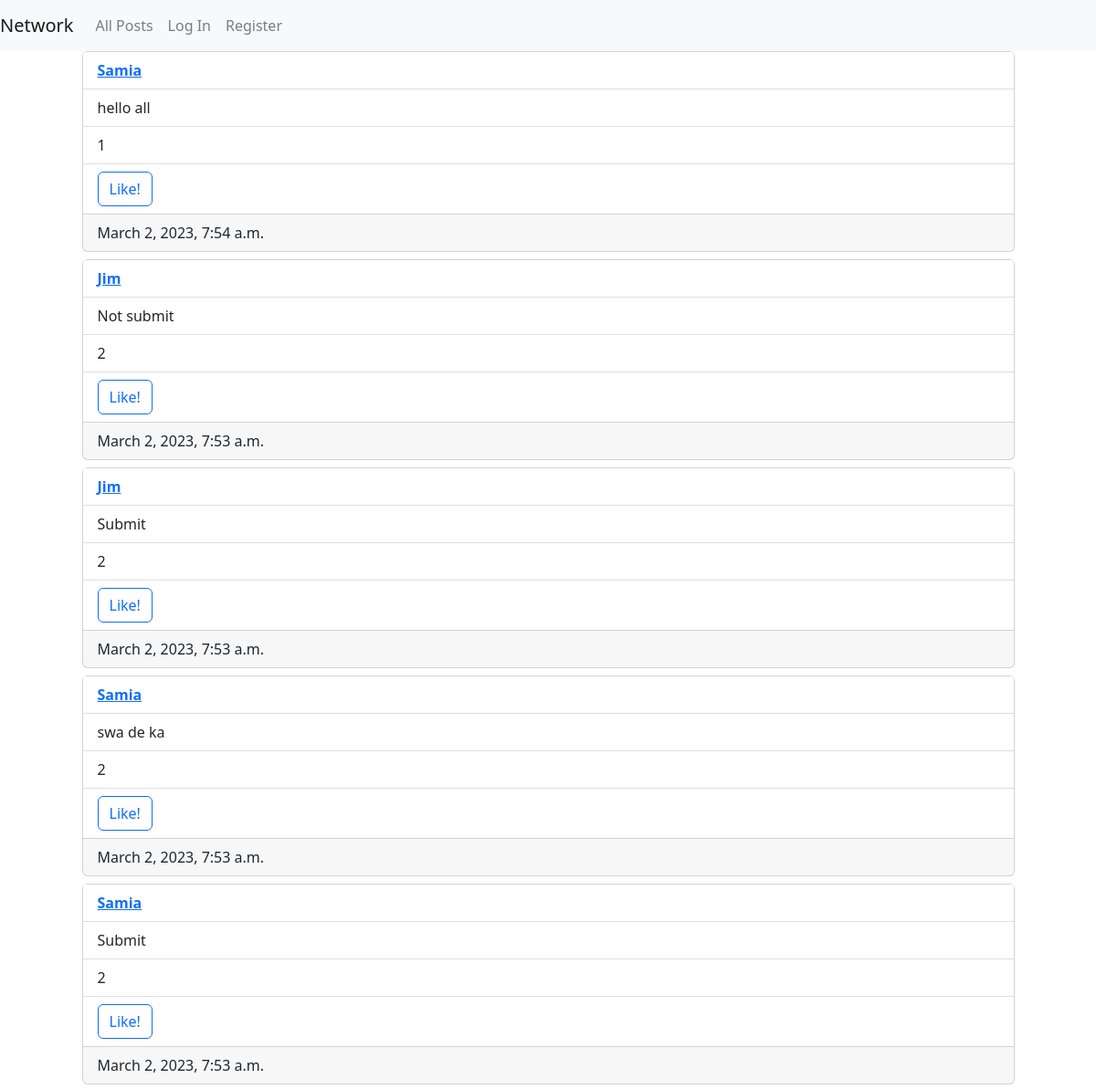
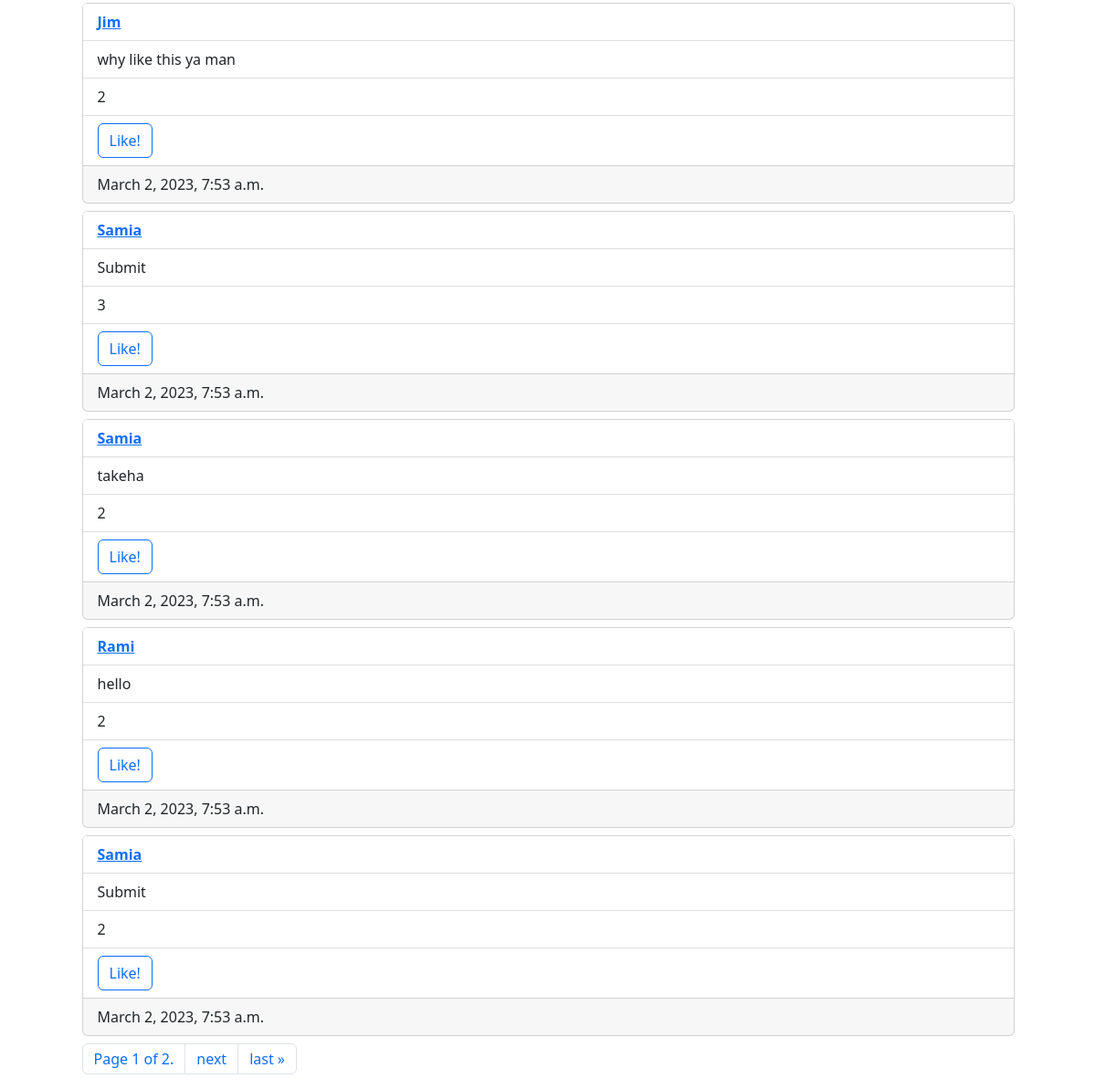
Before: / with the older database file (2 pictures, top to bottom).
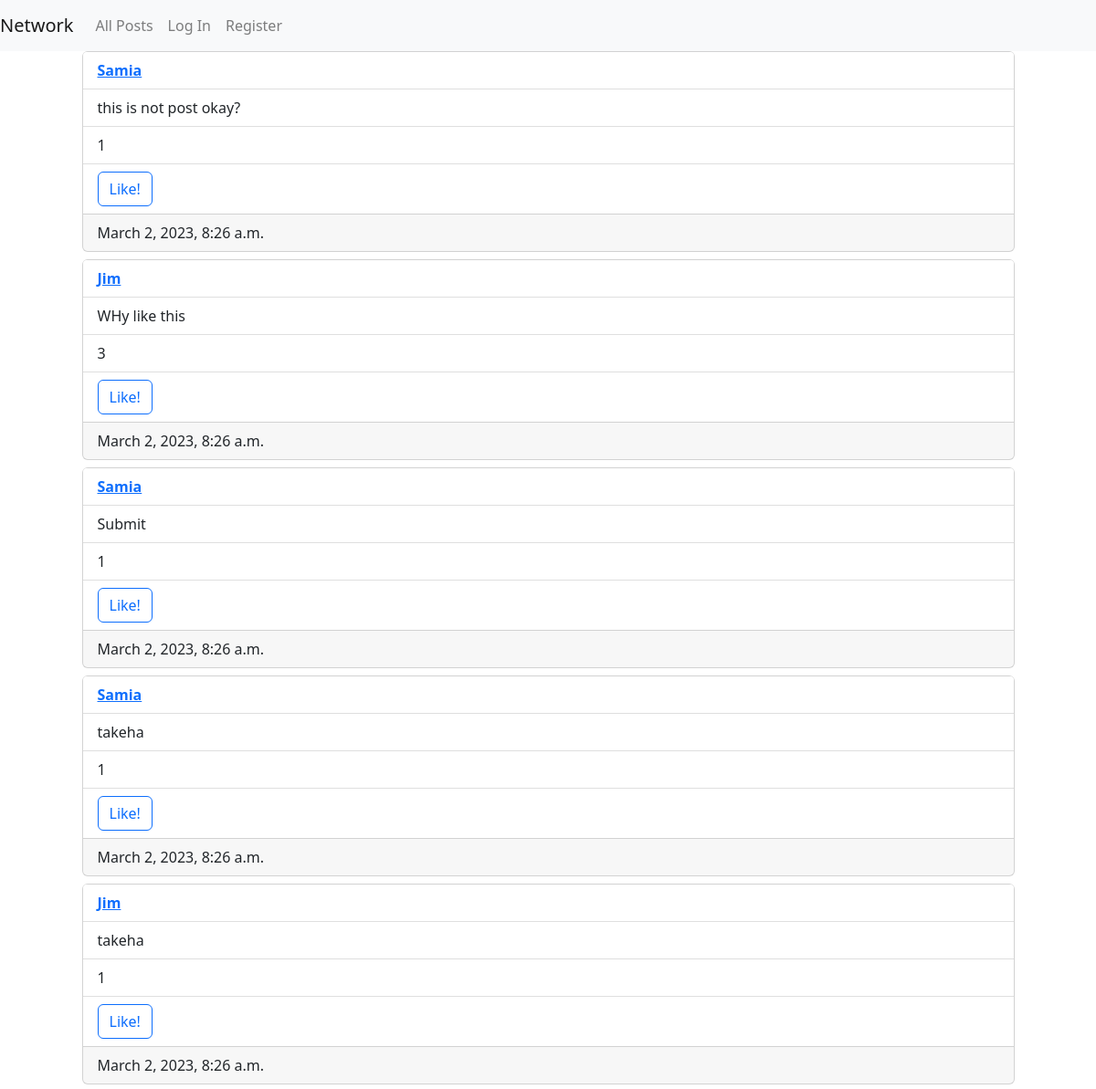
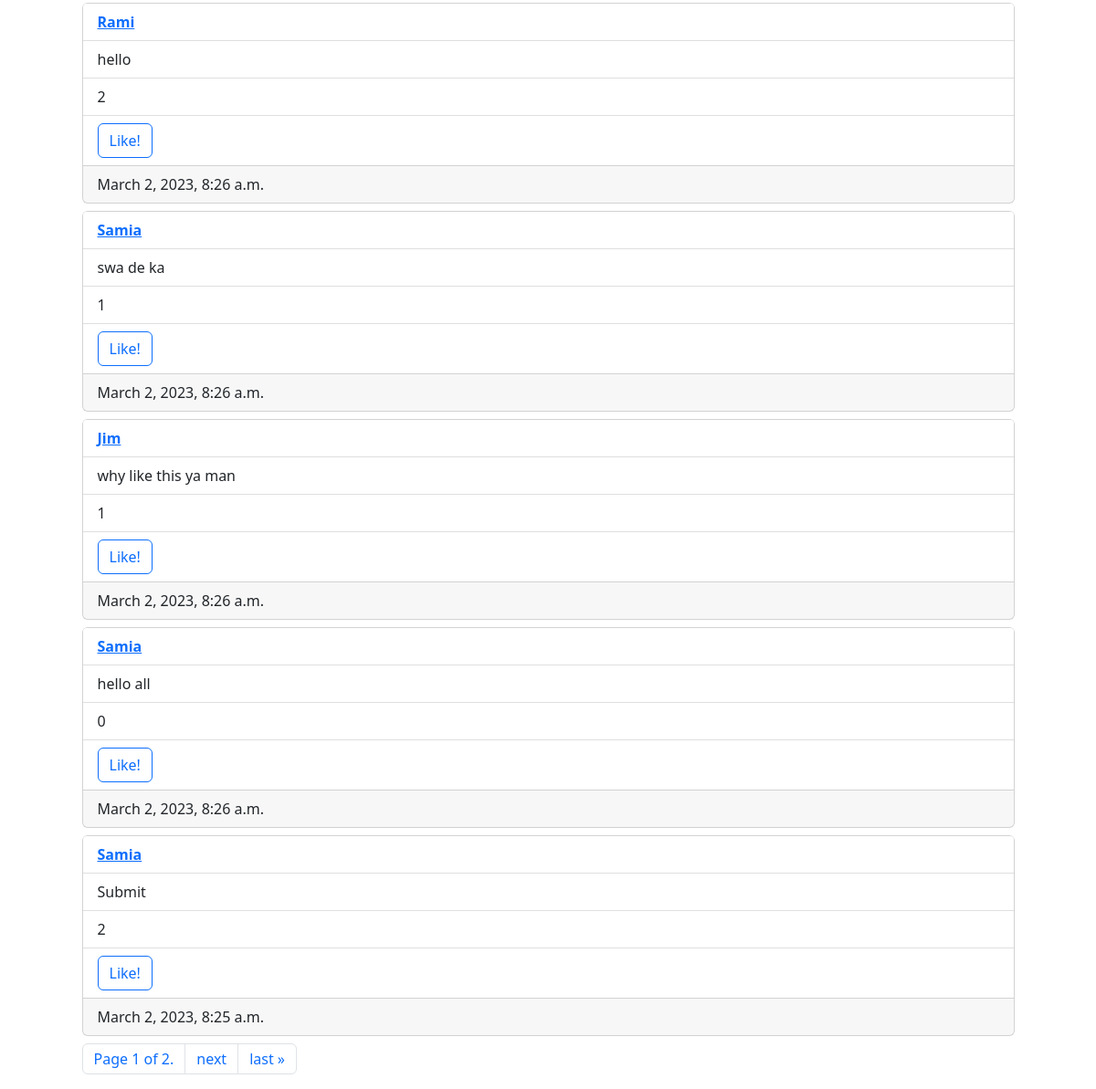
After: the same page with the newer database file (2 pictures, top to bottom).
### network/models.py (models this page shows, shortened)
class Post(models.Model):
    publisher = models.ForeignKey(
        User, on_delete=models.CASCADE, related_name="posted_by")
    tweet = models.CharField(max_length=280)
    date_time = models.DateTimeField(auto_now=True)
    likes = models.IntegerField(default=0)
    liked_by = models.ManyToManyField(
        User, related_name="liked_posts", blank=True)

class User(AbstractUser):
    pass

### network/views.py (the view, shortened to what this page needs)
# urls.py: path("", views.index, name="index"),
@csrf_exempt
def index(request):
    post_form = PostForm()
    all_posts = Post.objects.order_by("-date_time")
    me = request.user
    paginator = Paginator(all_posts, 10)
    page_number = request.GET.get('page')
    page_obj = paginator.get_page(page_number)
    return render(request, "network/index.html", {
        "new_post": post_form,
        "page_obj": page_obj,
        "me": str(me)
    })

### network/forms.py
class PostForm(forms.Form):
    tweet1 = forms.CharField(label="New Post", max_length=280,
                             widget=forms.Textarea(attrs={'class': 'form-control', 'autofocus': True}))

### network/templates/network/index.html (shortened to what this page needs)
{% extends "network/layout.html" %}
{% block body %}
<div id="posts-view">
    {%for post in page_obj%}
    <div class="card mb-2">
        <ul class="list-group list-group-flush">
            <li class="list-group-item"><a href="{%url 'profile' post.publisher_id%}"><b>{{post.publisher|title}} </b>
                </a>
            </li>
            <li class="list-group-item">{{post.tweet}}</li>
            <li class="list-group-item likes" id="{{post.id}}">{{post.likes}}</li>
            <li class="list-group-item">
                <form class="like-f" data-tid="{{post.id}}">
                    <input type="submit" class="btn btn-outline-primary like-b" name="like" value="Like!">
                </form>
            </li>
        </ul>
        <div class="card-footer">
            {{post.date_time}}
        </div>
    </div>
    {%endfor%}
    <nav aria-label="Page navigation">
        <ul class="pagination">
            <li class="page-item"> <a class="page-link" href=""> Page {{ page_obj.number }} of
                    {{page_obj.paginator.num_pages }}.</a>
            </li>
            {% if page_obj.has_next %}
            <li class="page-item"><a class="page-link" href="?page={{ page_obj.next_page_number }}">next</a></li>
            <li class="page-item"><a class="page-link" href="?page={{ page_obj.paginator.num_pages }}">last &raquo;</a>
            </li>
            {% endif %}
        </ul>
    </nav>
</div>
{% endblock %}

Changed rows visible on the page:
no longer on this page (row edited): Post: publisher "Jim", tweet "Not submit", likes "2", date_time "March 2, 2023, 7:53 a.m."
no longer on this page (row edited): Post: publisher "Jim", tweet "Submit", likes "2", date_time "March 2, 2023, 7:53 a.m."
no longer on this page (row edited): Post: publisher "Samia", tweet "Submit", likes "2", date_time "March 2, 2023, 7:53 a.m."
no longer on this page (row edited): Post: publisher "Samia", tweet "Submit", likes "2", date_time "March 2, 2023, 7:53 a.m."
now on this page (row edited): Post: publisher "Samia", tweet "this is not post okay?", likes "1", date_time "March 2, 2023, 8:26 a.m."
now on this page (row edited): Post: publisher "Jim", tweet "WHy like this", likes "3", date_time "March 2, 2023, 8:26 a.m."
now on this page (row edited): Post: publisher "Samia", tweet "Submit", likes "1", date_time "March 2, 2023, 8:26 a.m."
changed Post (number 4 of 10 on the later page): likes "2" → "1"; date_time "March 2, 2023, 7:53 a.m." → "March 2, 2023, 8:26 a.m."; moves up the list
now on this page (row edited): Post: publisher "Jim", tweet "takeha", likes "1", date_time "March 2, 2023, 8:26 a.m."
changed Post "hello": date_time "March 2, 2023, 7:53 a.m." → "March 2, 2023, 8:26 a.m."; moves up the list
changed Post "swa de ka": likes "2" → "1"; date_time "March 2, 2023, 7:53 a.m." → "March 2, 2023, 8:26 a.m."
changed Post "why like this ya man": likes "2" → "1"; date_time "March 2, 2023, 7:53 a.m." → "March 2, 2023, 8:26 a.m."
changed Post "hello all": likes "1" → "0"; date_time "March 2, 2023, 7:54 a.m." → "March 2, 2023, 8:26 a.m."; moves down the list
changed Post: likes "3" → "2"; date_time "March 2, 2023, 7:53 a.m." → "March 2, 2023, 8:25 a.m."
